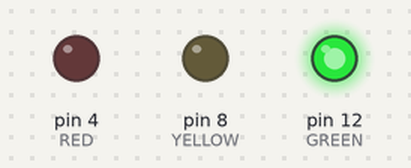
Simulated run of this sketch. Board: Arduino Uno, built with avr-gcc and run on an emulated ATmega328P. On the bench: output pins drawn as LEDs (lit = HIGH).

Above: at 1.5 s.
At 4.0 s:
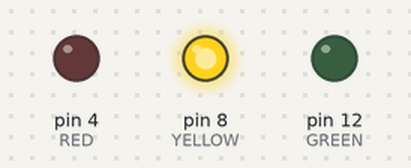
At 6.5 s:
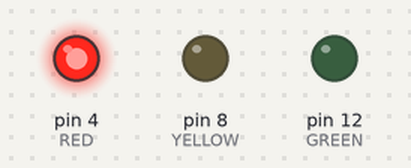
Timing chart, 0 to 10.4 s (numbered marks = the images above):
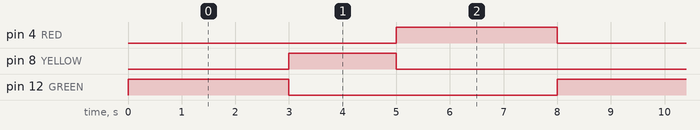

The sketch:

Traffic_Lights.ino
```cpp
int GREEN =12, YELLOW = 8, RED= 4;
int GREEN_TIME = 3000, YELLOW_TIME = 2000, RED_TIME = 3000;
void setup()
{
  pinMode(GREEN, OUTPUT);
  pinMode(YELLOW, OUTPUT);
  pinMode(RED, OUTPUT);
}

void loop()
{
  digitalWrite(GREEN, HIGH);
  delay(GREEN_TIME);
  digitalWrite(GREEN, LOW);
  digitalWrite(YELLOW, HIGH);
  delay(YELLOW_TIME);
  digitalWrite(YELLOW, LOW);
  digitalWrite(RED, HIGH);
  delay(RED_TIME);
  digitalWrite(RED, LOW);
}
```

Measured:
- by itself, pin 4 (RED), pin 12 (GREEN): alternates HIGH for 3.0 s and LOW for 5.0 s
- by itself, pin 8 (YELLOW): alternates HIGH for 2.0 s and LOW for 6.0 s
- by itself, everything shown: repeats every 8.0 s, in 4 steps
